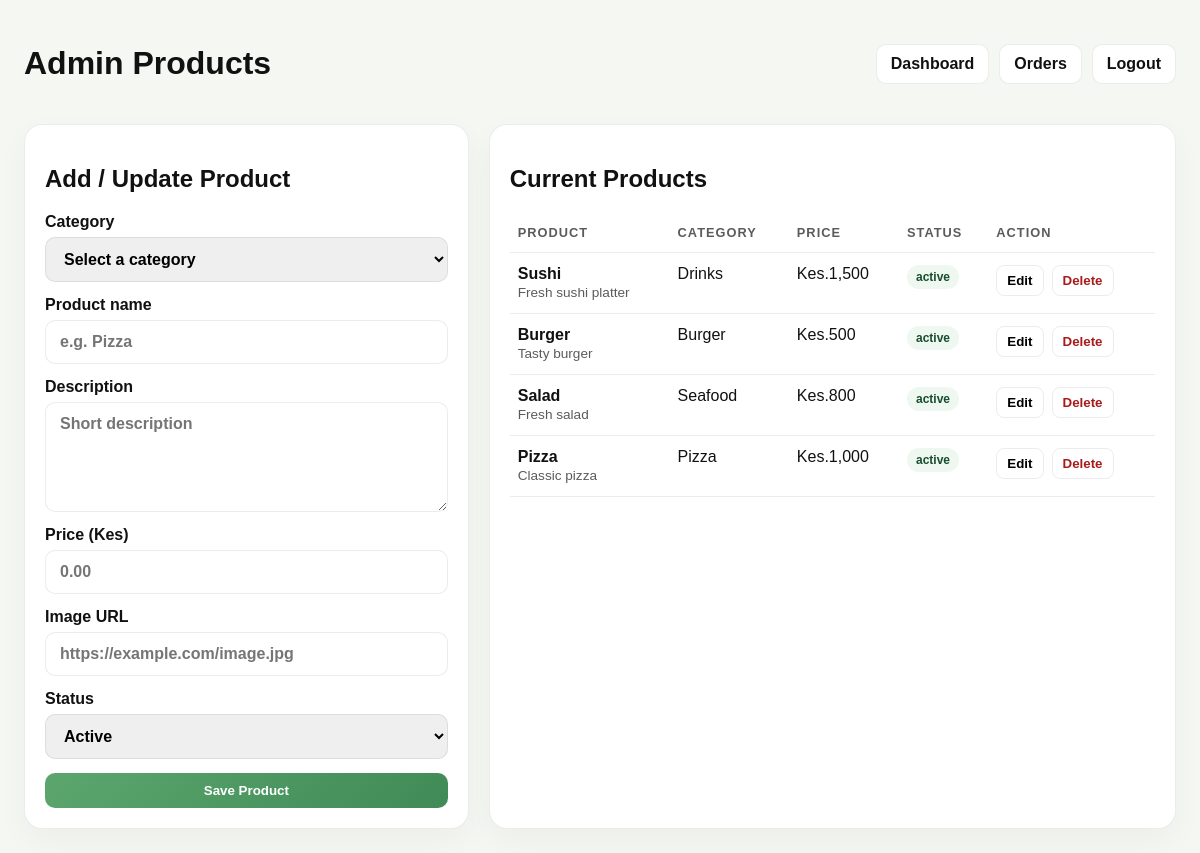
Page /admin/products.php (signed in) on the earlier database version.
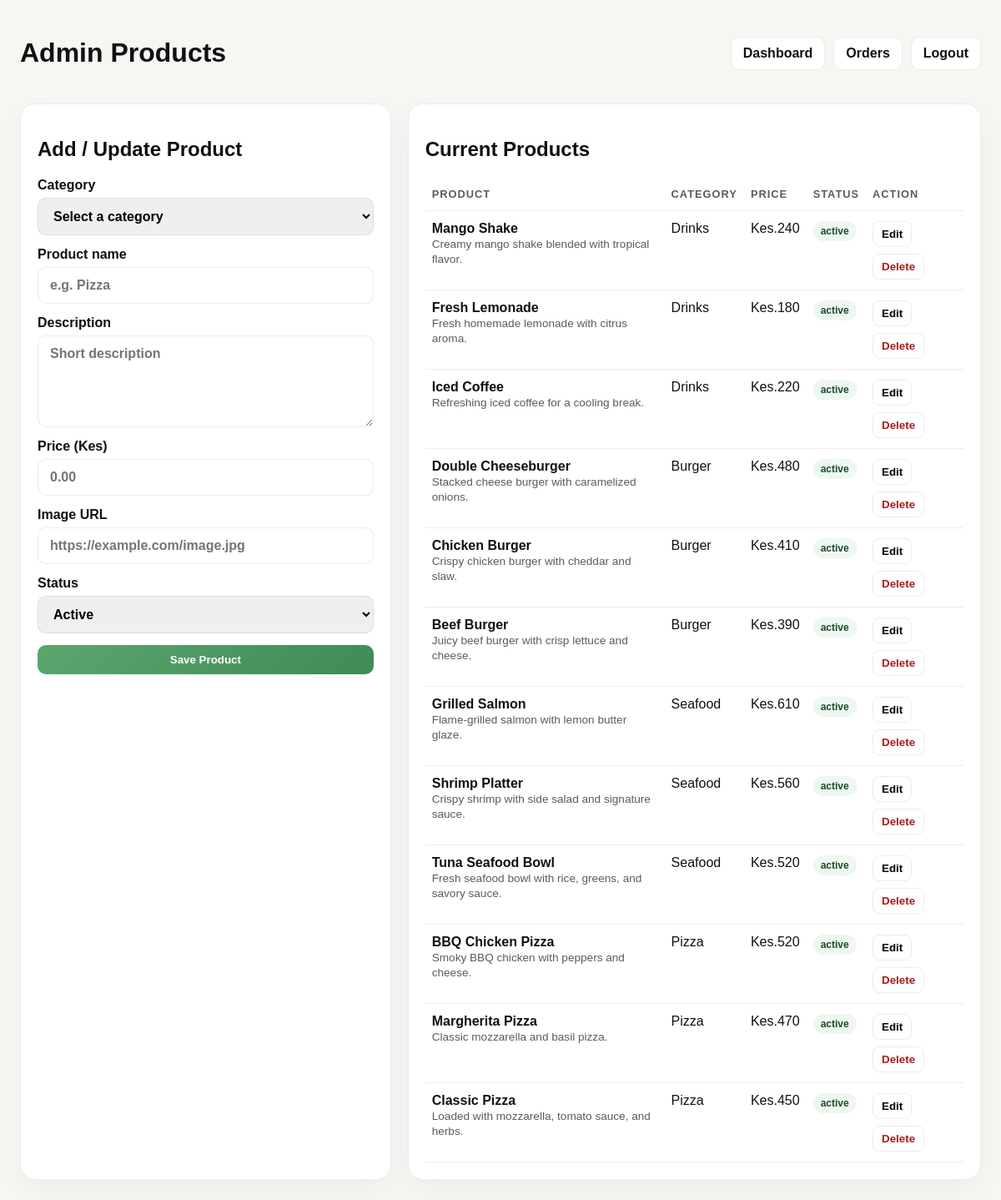
Same page on the later database version.
### tables this page shows
CREATE TABLE IF NOT EXISTS products (
    id INT AUTO_INCREMENT PRIMARY KEY,
    category_id INT NOT NULL,
    name VARCHAR(150) NOT NULL,
    description TEXT,
    price DECIMAL(10,2) NOT NULL,
    image VARCHAR(255) DEFAULT NULL,
    status ENUM('active', 'inactive') NOT NULL DEFAULT 'active',
    created_at TIMESTAMP DEFAULT CURRENT_TIMESTAMP,
    updated_at TIMESTAMP DEFAULT CURRENT_TIMESTAMP ON UPDATE CURRENT_TIMESTAMP,
    FOREIGN KEY (category_id) REFERENCES categories(id)
);

CREATE TABLE IF NOT EXISTS categories (
    id INT AUTO_INCREMENT PRIMARY KEY,
    name VARCHAR(100) NOT NULL,
    UNIQUE KEY uq_categories_name (name)
);

### admin/products.php (the view, shortened to what this page needs)
<?php
try {
    $pdo = getDbConnection();
    $products = $pdo->query('SELECT p.*, c.name AS category_name FROM products p LEFT JOIN categories c ON c.id = p.category_id ORDER BY p.id DESC')->fetchAll();
} catch (Throwable $e) {
    $categories = [];
    $products = [];
    $message = 'Unable to load products right now.';
}
?>
<!DOCTYPE html>
<html lang="en">
<head>
</head>
<body>
    <div class="wrap">
        <div class="topbar">
            <div>
                <h1>Admin Products</h1>
            </div>
            <div class="nav">
                <a class="link" href="dashboard.php">Dashboard</a>
                <a class="link" href="orders.php">Orders</a>
                <a class="link" href="../logout.php">Logout</a>
            </div>
        </div>
        <div class="grid">
            <section class="panel">
                <h2>Add / Update Product</h2>
                <form method="post" action="products.php" class="form-grid">
                    <label>
                        Category
                        <select name="category_id" required>
                            <option value="">Select a category</option>
                        </select>
                    </label>
                    <label>
                        Product name
                        <input type="text" name="name" placeholder="e.g. Pizza" required />
                    </label>
                    <label>
                        Description
                        <textarea name="description" placeholder="Short description"></textarea>
                    </label>
                    <label>
                        Price (Kes)
                        <input type="number" name="price" min="0" step="0.01" placeholder="0.00" required />
                    </label>
                    <label>
                        Image URL
                        <input type="url" name="image" placeholder="https://example.com/image.jpg" />
                    </label>
                    <label>
                        Status
                        <select name="status">
                            <option value="active">Active</option>
                        </select>
                    </label>
                    <button class="btn" type="submit">Save Product</button>
                </form>
            </section>
            <section class="panel">
                <h2>Current Products</h2>
                <table>
                    <thead>
                        <tr>
                            <th>Product</th>
                            <th>Category</th>
                            <th>Price</th>
                            <th>Status</th>
                            <th>Action</th>
                        </tr>
                    </thead>
                    <tbody>
                        <?php if (empty($products)): ?>
                            <tr>
                                <td colspan="5">No products found.</td>
                            </tr>
                        <?php else: ?>
                            <?php foreach ($products as $product): ?>
                                <tr>
                                    <td>
                                        <strong><?php echo htmlspecialchars($product['name']); ?></strong><br>
                                        <span style="color:var(--muted); font-size:0.85rem;"><?php echo htmlspecialchars($product['description'] ?: 'No description'); ?></span>
                                    </td>
                                    <td><?php echo htmlspecialchars($product['category_name'] ?: 'Uncategorized'); ?></td>
                                    <td>Kes.<?php echo number_format((float) $product['price'], 0); ?></td>
                                    <td><span class="badge <?php echo htmlspecialchars((string) $product['status']); ?>"><?php echo htmlspecialchars($product['status']); ?></span></td>
                                    <td>
                                        <div class="mini-actions">
                                            <button class="small-btn" type="button" onclick="fillProductForm(<?php echo (int) $product['id']; ?>, <?php echo (int) $product['category_id']; ?>, '<?php echo addslashes(htmlspecialchars($product['name'])); ?>', '<?php echo addslashes(htmlspecialchars($product['description'] ?? '')); ?>', <?php echo (float) $product['price']; ?>, '<?php echo addslashes(htmlspecialchars($product['image'] ?? '')); ?>', '<?php echo addslashes(htmlspecialchars($product['status'])); ?>')">Edit</button>
                                            <form method="post" action="products.php" style="display:inline;" onsubmit="return confirm('Delete this product?');">
                                                <button class="small-btn danger" type="submit">Delete</button>
                                            </form>
                                        </div>
                                    </td>
                                </tr>
                            <?php endforeach; ?>
                        <?php endif; ?>
                    </tbody>
                </table>
            </section>
        </div>
    </div>
</body>
</html>

### admin/products.php (style rules this page uses)
:root { --bg:#f5f7f3; --panel:#ffffff; --line:rgba(17,17,17,0.08); --green:#5ca66e; --green-dark:#3f8a56; --text:#111; --muted:#5b5b5b; --soft:#eef7f0; --warning:#fff4d6; }
* { box-sizing:border-box; }
body { margin:0; font-family:Arial,sans-serif; background:var(--bg); color:var(--text); padding:24px; }
.wrap { max-width:1200px; margin:0 auto; }
.topbar { display:flex; justify-content:space-between; align-items:center; gap:12px; margin-bottom:20px; flex-wrap:wrap; }
.nav { display:flex; gap:10px; flex-wrap:wrap; }
.btn, .link { display:inline-block; padding:10px 14px; border-radius:10px; text-decoration:none; font-weight:700; }
.btn { background:linear-gradient(135deg, var(--green), var(--green-dark)); color:#fff; border:none; cursor:pointer; }
.link { background:#fff; border:1px solid var(--line); color:var(--text); }
.grid { display:grid; grid-template-columns:1.1fr 1.7fr; gap:20px; }
.panel { background:var(--panel); border:1px solid var(--line); border-radius:18px; padding:20px; box-shadow:0 12px 32px rgba(17,17,17,0.04); }
.form-grid { display:grid; gap:14px; }
label { display:grid; gap:6px; font-weight:700; }
input, select, textarea { width:100%; border:1px solid var(--line); border-radius:10px; padding:12px 14px; font:inherit; }
textarea { min-height:110px; resize:vertical; }
table { width:100%; border-collapse:collapse; }
th, td { text-align:left; padding:12px 8px; border-bottom:1px solid var(--line); vertical-align:top; }
th { font-size:0.8rem; letter-spacing:0.08em; text-transform:uppercase; color:var(--muted); }
.badge { display:inline-block; padding:5px 9px; border-radius:999px; font-size:0.75rem; font-weight:700; }
.badge.active { background:var(--soft); color:#184d2d; }
.mini-actions { display:flex; gap:8px; flex-wrap:wrap; }
.small-btn { background:transparent; border:1px solid var(--line); padding:7px 10px; border-radius:8px; cursor:pointer; font-weight:700; }
.danger { color:#a91b1b; }

Differences in the rows shown:
added products: name "Mango Shake", description "Creamy mango shake blended with tropical flavor.", category.name "Drinks", price "240", status "active"
added products: name "Fresh Lemonade", description "Fresh homemade lemonade with citrus aroma.", category.name "Drinks", price "180", status "active"
added products: name "Iced Coffee", description "Refreshing iced coffee for a cooling break.", category.name "Drinks", price "220", status "active"
added products: name "Double Cheeseburger", description "Stacked cheese burger with caramelized onions.", category.name "Burger", price "480", status "active"
added products: name "Chicken Burger", description "Crispy chicken burger with cheddar and slaw.", category.name "Burger", price "410", status "active"
added products: name "Beef Burger", description "Juicy beef burger with crisp lettuce and cheese.", category.name "Burger", price "390", status "active"
added products: name "Grilled Salmon", description "Flame-grilled salmon with lemon butter glaze.", category.name "Seafood", price "610", status "active"
added products: name "Shrimp Platter", description "Crispy shrimp with side salad and signature sauce.", category.name "Seafood", price "560", status "active"
changed products: name "Sushi" → "Tuna Seafood Bowl"; description "Fresh sushi platter" → "Fresh seafood bowl with rice, greens, and savory sauce."; category.name "Drinks" → "Seafood"; price "1,500" → "520"
changed products: name "Burger" → "BBQ Chicken Pizza"; description "Tasty burger" → "Smoky BBQ chicken with peppers and cheese."; category.name "Burger" → "Pizza"; price "500" → "520"
changed products: name "Salad" → "Margherita Pizza"; description "Fresh salad" → "Classic mozzarella and basil pizza."; category.name "Seafood" → "Pizza"; price "800" → "470"
changed products: name "Pizza" → "Classic Pizza"; description "Classic pizza" → "Loaded with mozzarella, tomato sauce, and herbs."; price "1,000" → "450"
